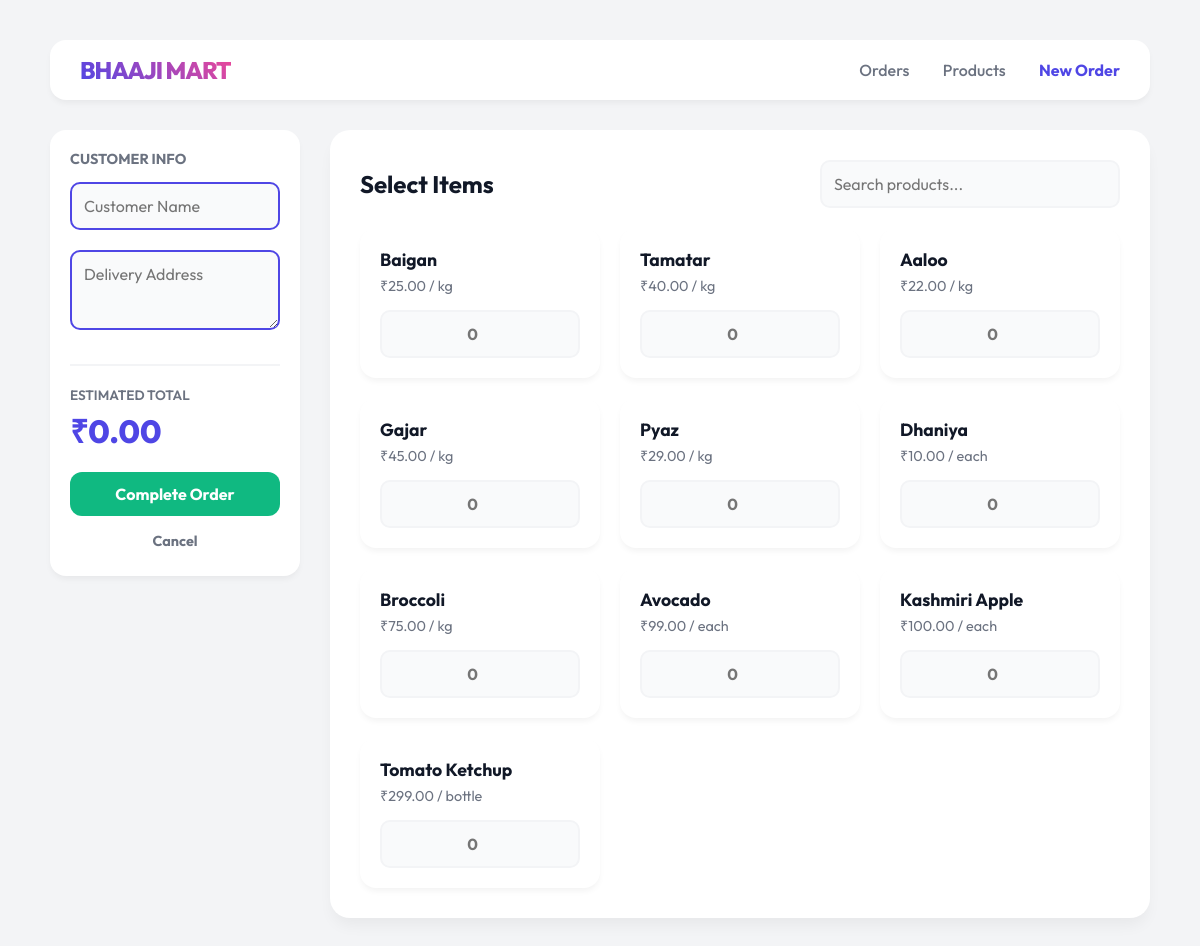
/new_order, run on the app's committed database.
### tables this page shows
CREATE TABLE products (
        product_id INTEGER PRIMARY KEY AUTOINCREMENT,
        name TEXT NOT NULL,
        price REAL NOT NULL,
        unit TEXT NOT NULL
    );

### backend/app.py (the view, shortened to what this page needs)
@app.route("/new_order", methods=["GET", "POST"])
def new_order():
    products = get_all_products()
    return render_template("new_order.html", products=products)

### backend/db.py (called while the page is built)
def get_connection():
    conn = sqlite3.connect(DB_NAME)
    conn.row_factory = sqlite3.Row
    return conn

### backend/products.py (called while the page is built)
def get_all_products():
    conn = get_connection()
    products = conn.execute("SELECT * FROM products").fetchall()
    conn.close()
    return products

### templates/new_order.html (shortened to what this page needs)
{% extends "base.html" %}
{% block content %}
<form action="/new_order" method="POST" id="order-form">
    <div class="dashboard-grid">
        <div class="main-content" style="grid-column: 2; padding: 0; background: transparent; box-shadow: none;">
            <div
                style="background: var(--surface); padding: 30px; border-radius: 20px; box-shadow: 0 10px 15px -3px rgba(0,0,0,0.05);">
                <div class="flex-between" style="margin-bottom: 20px;">
                    <h2 class="page-title" style="margin-bottom: 0;">Select Items</h2>
                    <input type="text" id="product-search" placeholder="Search products..." style="max-width: 300px;">
                </div>
                <div class="product-grid"
                    style="display: grid; grid-template-columns: repeat(auto-fill, minmax(200px, 1fr)); gap: 20px;">
                    {% for product in products %}
                    <div class="card" style="margin:0; transition: 0.2s;" id="card-{{ product.product_id }}">
                        <div style="font-weight: 700; font-size: 1.1em; margin-bottom: 5px;">{{ product.name }}</div>
                        <div style="color: var(--text-sub); font-size: 0.9em; margin-bottom: 15px;">₹{{
                            "%.2f"|format(product.price) }} / {{ product.unit }}</div>
                        <div class="form-group" style="margin-bottom: 0;">
                            <input type="number" name="qty_{{ product.product_id }}" class="qty-input"
                                data-price="{{ product.price }}" placeholder="0" min="0"
                                style="text-align: center; font-weight: 700;">
                        </div>
                    </div>
                    {% endfor %}
                </div>
            </div>
        </div>
        <div class="sidebar" style="grid-column: 1; grid-row: 1;">
            <div class="stat-card" style="position: sticky; top: 20px;">
                <h3 style="margin-top: 0; color: var(--text-sub); font-size: 0.9em; text-transform: uppercase;">Customer
                    Info</h3>
                <div class="form-group">
                    <input type="text" name="customer_name" placeholder="Customer Name" required
                        style="border: 2px solid var(--primary);">
                </div>
                <div class="form-group">
                    <textarea name="customer_address" placeholder="Delivery Address" required
                        style="border: 2px solid var(--primary); font-family: 'Outfit', sans-serif;"></textarea>
                </div>
                <div style="margin-top: 30px; border-top: 2px solid var(--bg-color); padding-top: 20px;">
                    <div class="stat-label">Estimated Total</div>
                    <div class="stat-val" style="color: var(--primary);">₹<span id="total-display">0.00</span></div>
                </div>
                <div style="margin-top: 20px;">
                    <button type="submit" class="btn btn-modern btn-block" style="background: #10b981;">Complete
                        Order</button>
                    <a href="/" class="btn btn-small btn-block"
                        style="margin-top: 10px; background: transparent; color: var(--text-sub);">Cancel</a>
                </div>
            </div>
        </div>
    </div>
</form>
{% endblock %}

### static/style.css (style rules this page uses)
:root { --bg-color: #f3f4f6; --surface: #ffffff; --primary: #4f46e5; --accent: #ec4899; --text-main: #111827; --text-sub: #6b7280; --border-light: #f9fafb; --input-bg: #f9fafb; --danger: #ef4444; }
body { background-color: var(--bg-color); color: var(--text-main); font-family: 'Outfit', sans-serif; margin: 0; padding: 40px; min-height: 100vh; }
.dashboard-grid { display: grid; grid-template-columns: 250px 1fr; gap: 30px; }
.sidebar { display: flex; flex-direction: column; gap: 20px; }
.main-content { background: var(--surface); border-radius: 20px; padding: 30px; box-shadow: 0 10px 15px -3px rgba(0, 0, 0, 0.05); }
.card { background: var(--surface); padding: 20px; border-radius: 16px; box-shadow: 0 4px 6px -1px rgba(0, 0, 0, 0.05); margin-bottom: 20px; }
.stat-card { background: var(--surface); padding: 20px; border-radius: 16px; box-shadow: 0 4px 6px -1px rgba(0, 0, 0, 0.05); }
.stat-label { color: var(--text-sub); font-size: 0.85em; font-weight: 600; text-transform: uppercase; }
.stat-val { font-size: 2em; font-weight: 800; margin-top: 5px; color: var(--text-main); }
.btn { display: inline-block; background: var(--text-main); color: #fff; border: none; padding: 12px 24px; border-radius: 12px; font-weight: 700; font-family: 'Outfit', sans-serif; font-size: 1em; cursor: pointer; text-decoration: none; text-align: center; transition: 0.2s; }
.btn-small { padding: 6px 14px; font-size: 0.9em; }
.btn-block { display: block; width: 100%; box-sizing: border-box; }
.form-group { margin-bottom: 20px; }
textarea, input[type="text"], input[type="number"] { width: 100%; padding: 12px; border-radius: 10px; border: 2px solid var(--bg-color); background: var(--input-bg); font-family: 'Outfit', sans-serif; font-size: 1em; box-sizing: border-box; transition: 0.2s; }
textarea { resize: vertical; min-height: 80px; }
.page-title { margin-top: 0; margin-bottom: 20px; }
.flex-between { display: flex; justify-content: space-between; align-items: center; }

### data on the page
products: name "Baigan", price "25.00", unit "kg"
products: name "Tamatar", price "40.00", unit "kg"
products: name "Aaloo", price "22.00", unit "kg"
products: name "Gajar", price "45.00", unit "kg"
products: name "Pyaz", price "29.00", unit "kg"
products: name "Dhaniya", price "10.00", unit "each"
products: name "Broccoli", price "75.00", unit "kg"
products: name "Avocado", price "99.00", unit "each"
products: name "Kashmiri Apple", price "100.00", unit "each"
products: name "Tomato Ketchup", price "299.00", unit "bottle"
